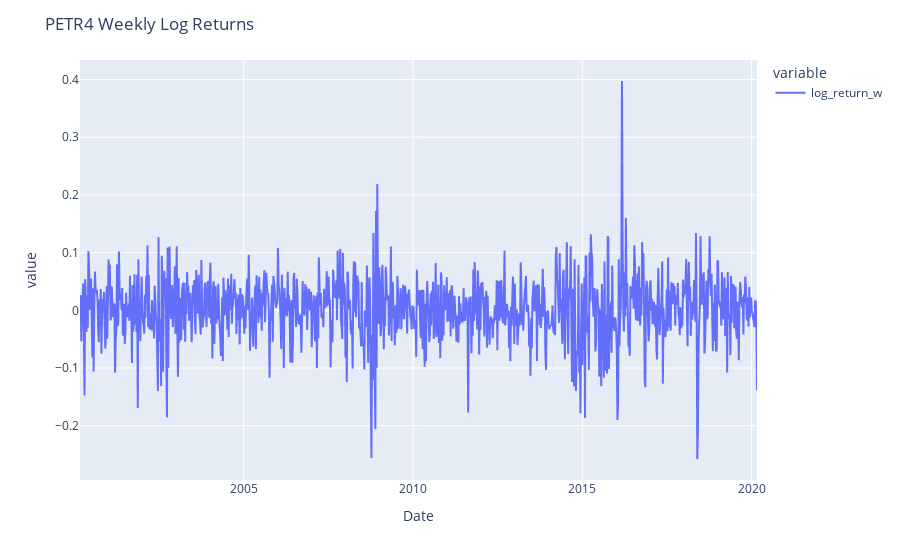

Notebook code for this chart:
### Code cell
petr4_w = petr4[['Adj Close']].copy()
petr4_w = petr4_w.asfreq('W-FRI', method='pad')
petr4_w['log_return_w'] = np.log(petr4_w['Adj Close']/petr4_w['Adj Close'].shift(1))

fig = px.line(petr4_w['log_return_w'], facet_col_wrap=1)
fig.update_yaxes(matches=None)
fig.update_layout(
    title={
        'text': "PETR4 Weekly Log Returns"})
fig.show()

### Figure 1 — Plotly figure (JSON) as saved in the notebook; plotly's stock layout.template omitted (floating-point values rounded to 4 significant figures; data arrays with more than 128 entries replaced by an {"elided": "..."} marker saying what was removed)
{"data": [{"hovertemplate": "variable=log_return_w<br>Date=%{x}<br>value=%{y}<extra></extra>", "legendgroup": "log_return_w", "line": {"color": "#636efa", "dash": "solid"}, "marker": {"symbol": "circle"}, "mode": "lines", "name": "log_return_w", "showlegend": true, "type": "scattergl", "x": {"elided": "1044 str values"}, "xaxis": "x", "y": {"elided": "1044 float values"}, "yaxis": "y"}], "layout": {"legend": {"title": {"text": "variable"}, "tracegroupgap": 0}, "margin": {"t": 60}, "title": {"text": "PETR4 Weekly Log Returns"}, "xaxis": {"anchor": "y", "domain": [0, 1], "title": {"text": "Date"}}, "yaxis": {"anchor": "x", "domain": [0, 1], "title": {"text": "value"}}}}
